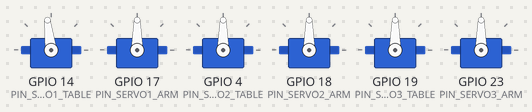
Recording of a program running on a simulated ESP32-C3. Parts: 6 × servo. Random numbers use the default seed unless the program sets one.

Above: at 4.17 s.
At 18.6 s:
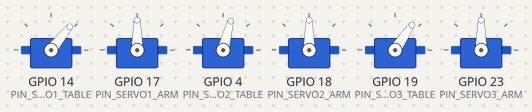
At 20.8 s:
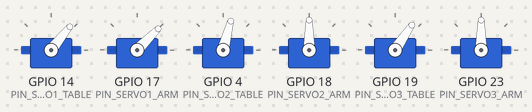
At 24.0 s:
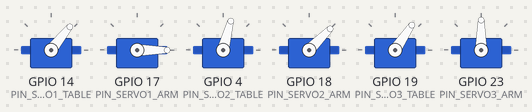
At 27.3 s:
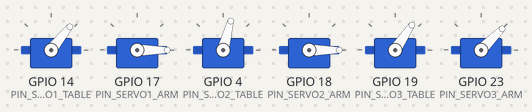
At 30.0 s:
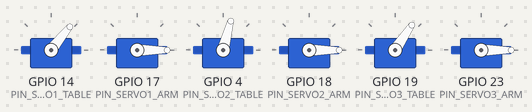
Timing chart, 0 to 40.0 s (numbered marks = the images above):
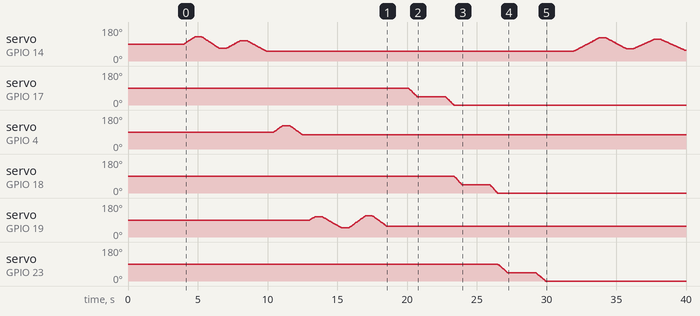

The program:

main.cpp
```cpp
#include <Arduino.h>

// Logger
#define MAIN_TAG "main"

// Servo
#define DISABLE_COMPLEX_FUNCTIONS
#define MAX_EASING_SERVOS 6
#define DISABLE_MICROS_AS_DEGREE_PARAMETER
#include <ServoEasing.hpp>

// Program
#include "common.h"
#include "controllers/Mp3Controller.h"
#include "controllers/DOMController.h"

DOMController DOM1(PIN_SERVO1_TABLE, PIN_SERVO1_ARM, SR_EYE1, SR_BAZUKA1);
DOMController DOM2(PIN_SERVO2_TABLE, PIN_SERVO2_ARM, SR_EYE2, SR_BAZUKA2);
DOMController DOM3(PIN_SERVO3_TABLE, PIN_SERVO3_ARM, SR_EYE3, SR_BAZUKA3);

void setup() {
    setupSound();

    DOM1.setup();
    DOM2.setup();
    DOM3.setup();

    delay(2000);

    dfmp3.loopFolder(1); // BGM
    dfmp3.loop();

    ESP_LOGI(MAIN_TAG, "It's all set up.");
}

void loop() {
    ESP_LOGD(MAIN_TAG, "Start this loop!");

    auto aroundCount1 = (int) random(1, 3);
    for (auto i = 0; i < aroundCount1; i++) {
        DOM1.turnTable();
    }
    auto aroundCount2 = (int) random(1, 3);
    for (auto i = 0; i < aroundCount2; i++) {
        DOM2.turnTable();
    }
    auto aroundCount3 = (int) random(1, 3);
    for (auto i = 0; i < aroundCount3; i++) {
        DOM3.turnTable();
    }

    delay(1 * 1000);

    DOM1.turnArm();
    DOM2.turnArm();
    DOM3.turnArm();

    ESP_LOGD(MAIN_TAG, "Ends this loop.");

    delayWithLoop(2 * 1000);
}
```

common.h
```cpp
#pragma once

// These are all GPIO pins on the ESP32
// Recommended pins include 2,4,12-19,21-23,25-27,32-33
// for the ESP32-S2 the GPIO pins are 1-21,26,33-42

#define PIN_MP3_TX 33 // dfplayer(FIXED)
#define PIN_MP3_RX 32 // dfplayer(FIXED)

// DOM1
#define PIN_SERVO1_TABLE 14
#define PIN_SERVO1_ARM 17
#define SR_EYE1 0
#define SR_BAZUKA1 1

// DOM2
#define PIN_SERVO2_TABLE 4
#define PIN_SERVO2_ARM 18
#define SR_EYE2 2
#define SR_BAZUKA2 3

// DOM3
#define PIN_SERVO3_TABLE 19
#define PIN_SERVO3_ARM 23
#define SR_EYE3 4
#define SR_BAZUKA3 5
```

DOMController.cpp
```cpp
#include "DOMController.h"

// Logger
#define DOM_TAG "DOM"

DOMController::DOMController(int table, int arm, int eye, int bazuka) :
        _TablePin(table),
        _ArmPin(arm),
        _EyeSRIndex(eye),
        _BazukaSRIndex(bazuka) {
}

void DOMController::setup() {
    servoTable.attach(_TablePin, 90);
    servoTable.setEasingType(EASE_LINEAR);
    servoArm.attach(_ArmPin, 0);
    servoArm.setEasingType(EASE_LINEAR);
}

void DOMController::turnTable() {
    auto degreesPerSecond = (int) random(30, 60);
    ESP_LOGD(DOM_TAG, "(TurnTable) Degrees per second is %d", degreesPerSecond);
    servoTable.easeTo(90 + (int) random(15, 45), degreesPerSecond);
    delay(500);
    servoTable.easeTo(90 - (int) random(15, 45), degreesPerSecond);
    delay(500);
}

void DOMController::turnArm() {
    auto degreesPerSecond = (int) random(60, 90);
    ESP_LOGD(DOM_TAG, "(Table) Degrees per second is %d", degreesPerSecond);
    servoArm.easeTo(45, degreesPerSecond);
    delay(2 * 1000);
    servoArm.easeTo(0, degreesPerSecond);
}

void DOMController::loop() {
    // Do something
}
```

DOMController.h
```cpp
#ifndef TRIPLEDOM_ESP32_DOMCONTROLLER_H
#define TRIPLEDOM_ESP32_DOMCONTROLLER_H

#include <ServoEasing.h>

class DOMController {
public:
    DOMController(int table, int arm, int eye, int bazuka);
    void setup();
    void turnTable();
    void turnArm();
    void loop();

protected:
    int _TablePin;
    int _ArmPin;
    int _EyeSRIndex;
    int _BazukaSRIndex;

    ServoEasing servoArm;
    ServoEasing servoTable;
};

#endif //TRIPLEDOM_ESP32_DOMCONTROLLER_H
```

Mp3Controller.h
```cpp
#pragma once

#include <Arduino.h>
#include <esp_log.h>

#include "common.h"
#include "DFMiniMp3.h"

#define MP3_TAG "DFPLAYER"

#ifdef DEBUG
#define DEFAULT_VOLUME 10
#else
#define DEFAULT_VOLUME 20
#endif

int BACKGROUND_TRACK = -1;

void playBackground();

class Mp3Notify;

typedef DFMiniMp3<HardwareSerial, Mp3Notify> DfMp3;

class Mp3Notify {
public:
    static void PrintlnSourceAction(DfMp3_PlaySources source,
                                    const char *action) {
        if (source & DfMp3_PlaySources_Sd) {
#ifdef DEBUG
            ESP_LOGD(MP3_TAG, "SD Card, %s", action);
#endif
        }
        if (source & DfMp3_PlaySources_Usb) {
#ifdef DEBUG
            ESP_LOGD(MP3_TAG, "USB Disk, %s", action);
#endif
        }
        if (source & DfMp3_PlaySources_Flash) {
#ifdef DEBUG
            ESP_LOGD(MP3_TAG, "Flash, %s", action);
#endif
        }
    }

    static void OnError(DfMp3 &mp3, uint16_t errorCode) {
        // see DfMp3_Error for code meaning
        switch (errorCode) {
            case DfMp3_Error_Busy:
#ifdef DEBUG
                ESP_LOGE(MP3_TAG, "Com Error - Busy");
#endif
                break;
            case DfMp3_Error_Sleeping:
#ifdef DEBUG
                ESP_LOGE(MP3_TAG, "Com Error - Sleeping");
#endif
                break;
            case DfMp3_Error_SerialWrongStack:
#ifdef DEBUG
                ESP_LOGE(MP3_TAG, "Com Error - Serial Wrong Stack");
#endif
                break;

            case DfMp3_Error_RxTimeout:
#ifdef DEBUG
                ESP_LOGE(MP3_TAG, "Com Error - Rx Timeout!!!");
#endif
                break;
            case DfMp3_Error_PacketSize:
#ifdef DEBUG
                ESP_LOGE(MP3_TAG, "Com Error - Wrong Packet Size!!!");
#endif
                break;
            case DfMp3_Error_PacketHeader:
#ifdef DEBUG
                ESP_LOGE(MP3_TAG, "Com Error - Wrong Packet Header!!!");
#endif
                break;
            case DfMp3_Error_PacketChecksum:
#ifdef DEBUG
                ESP_LOGE(MP3_TAG, "Com Error - Wrong Packet Checksum!!!");
#endif
                break;

            default:
#ifdef DEBUG
                ESP_LOGE(MP3_TAG, "Com Error - %d", errorCode);
#endif
                break;
        }
    }

    static void OnPlayFinished(DfMp3 &mp3, DfMp3_PlaySources source,
                               uint16_t track) {
#ifdef DEBUG
        ESP_LOGD(MP3_TAG, "Play finished for #%d", track);
#endif
        if (track == BACKGROUND_TRACK) {
            playBackground();
        }
    }

    static void OnPlaySourceOnline(DfMp3 &mp3, DfMp3_PlaySources source) {
        PrintlnSourceAction(source, "online");
    }

    static void OnPlaySourceInserted(DfMp3 &mp3, DfMp3_PlaySources source) {
        PrintlnSourceAction(source, "inserted");
    }

    static void OnPlaySourceRemoved(DfMp3 &mp3, DfMp3_PlaySources source) {
        PrintlnSourceAction(source, "removed");
    }
};

DfMp3 dfmp3(Serial1, PIN_MP3_RX, PIN_MP3_TX);

void setDefaultVolume() {
    ESP_LOGD(MP3_TAG, "Set Volume");
    dfmp3.setVolume(DEFAULT_VOLUME);
    dfmp3.loop();
}

void setupSound() {

    dfmp3.begin(9600, 1000);
    delay(1000);
//  while (!dfSerial.available()) {
//    delay(1);
//  }

    setDefaultVolume();

    ESP_LOGI(MP3_TAG, "Setup DFPlayer");
}

void playBackground() {
    dfmp3.playMp3FolderTrack(1);
    dfmp3.loop();

    BACKGROUND_TRACK = dfmp3.getCurrentTrack();
}

void delayWithLoop(int ms) {
    auto count = ms / 100;
    for (int i = 0; i < count; i++) {
        dfmp3.loop();
        delay(100);
    }
}
```

Measured:
- by itself, servo on GPIO 17 (PIN_SERVO1_ARM): moves from 90° to 0° over 3.3 s
- by itself, servo on GPIO 4 (PIN_SERVO2_TABLE): rises from 90° to 124° in 0.62 s, then falls to 75° in 1.4 s
- by itself, servo on GPIO 18 (PIN_SERVO2_ARM): moves from 90° to 0° over 3.1 s
- by itself, servo on GPIO 23 (PIN_SERVO3_ARM): moves from 90° to 0° over 3.4 s
